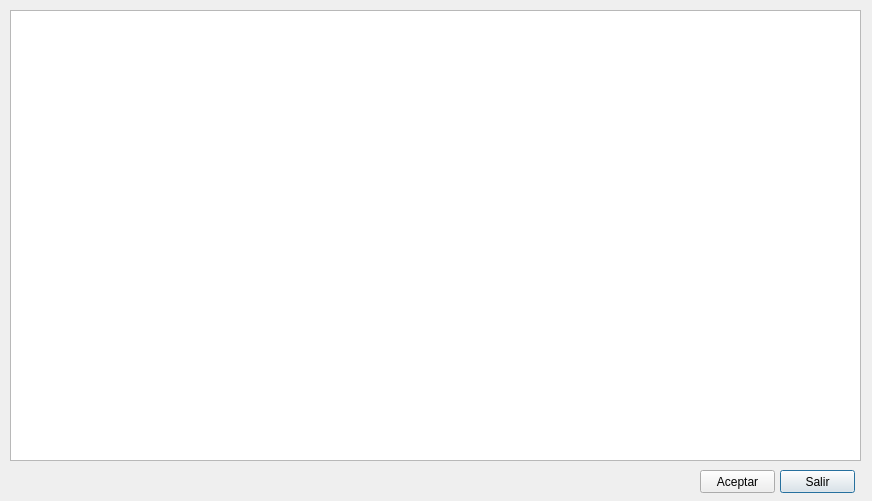
<?xml version="1.0" encoding="UTF-8"?>
<ui version="4.0">
 <class>Dialog</class>
 <widget class="QDialog" name="Dialog">
  <property name="windowModality">
   <enum>Qt::ApplicationModal</enum>
  </property>
  <property name="geometry">
   <rect>
    <x>0</x>
    <y>0</y>
    <width>872</width>
    <height>501</height>
   </rect>
  </property>
  <property name="windowTitle">
   <string>Elegir UUCC</string>
  </property>
  <property name="modal">
   <bool>true</bool>
  </property>
  <widget class="QTableWidget" name="tblUUCC">
   <property name="geometry">
    <rect>
     <x>10</x>
     <y>10</y>
     <width>851</width>
     <height>451</height>
    </rect>
   </property>
   <property name="font">
    <font>
     <pointsize>8</pointsize>
    </font>
   </property>
   <property name="frameShape">
    <enum>QFrame::StyledPanel</enum>
   </property>
   <property name="frameShadow">
    <enum>QFrame::Plain</enum>
   </property>
   <property name="sizeAdjustPolicy">
    <enum>QAbstractScrollArea::AdjustToContents</enum>
   </property>
   <property name="editTriggers">
    <set>QAbstractItemView::NoEditTriggers</set>
   </property>
   <property name="alternatingRowColors">
    <bool>true</bool>
   </property>
   <property name="selectionMode">
    <enum>QAbstractItemView::SingleSelection</enum>
   </property>
   <property name="selectionBehavior">
    <enum>QAbstractItemView::SelectRows</enum>
   </property>
   <property name="sortingEnabled">
    <bool>true</bool>
   </property>
   <attribute name="verticalHeaderVisible">
    <bool>false</bool>
   </attribute>
   <attribute name="verticalHeaderHighlightSections">
    <bool>true</bool>
   </attribute>
  </widget>
  <widget class="QPushButton" name="cmdSalir">
   <property name="geometry">
    <rect>
     <x>780</x>
     <y>470</y>
     <width>75</width>
     <height>23</height>
    </rect>
   </property>
   <property name="text">
    <string>Salir</string>
   </property>
   <property name="shortcut">
    <string>Esc</string>
   </property>
  </widget>
  <widget class="QPushButton" name="cmdAceptar">
   <property name="geometry">
    <rect>
     <x>700</x>
     <y>470</y>
     <width>75</width>
     <height>23</height>
    </rect>
   </property>
   <property name="text">
    <string>Aceptar</string>
   </property>
   <property name="shortcut">
    <string>Return</string>
   </property>
  </widget>
 </widget>
 <resources/>
 <connections/>
</ui>
